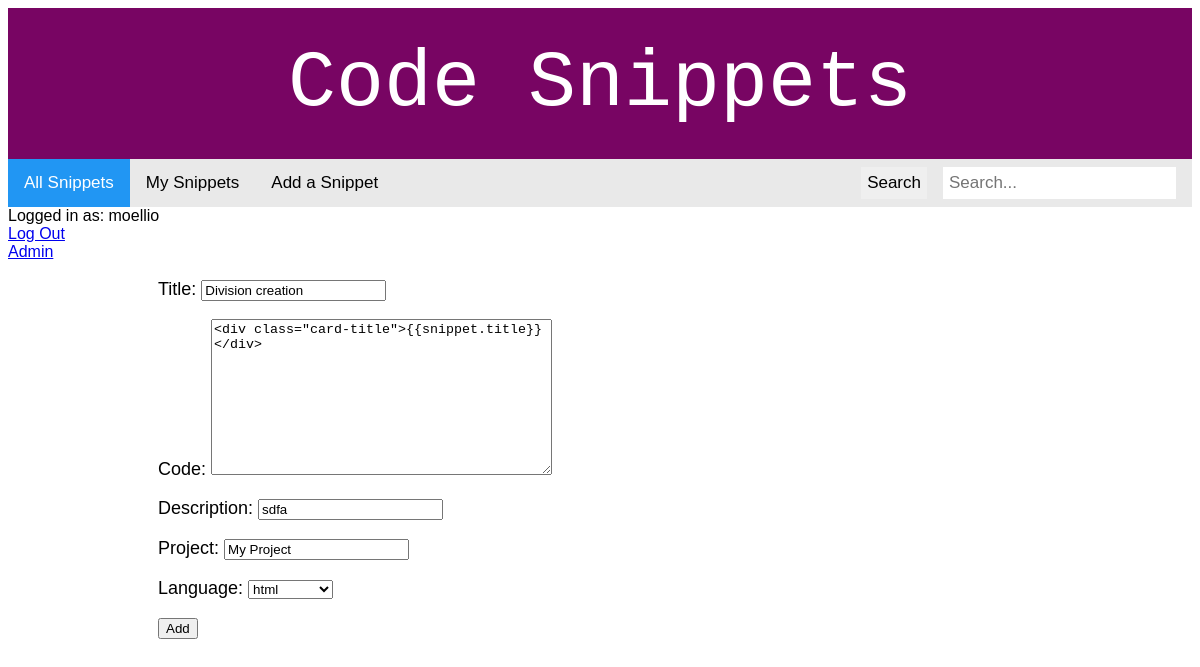
The page /edit_snippet/3 (signed in) on the database its author committed.
### snippets/models.py (models this page shows, shortened)
class User(BaseUser):
    pass

class Snippet(models.Model):
    title = models.CharField(max_length=100)
    code = models.TextField()
    description = models.CharField(max_length=512, default="")
    project = models.CharField(max_length=100, blank=True, null=True)
    language = models.ForeignKey(
        'Language', on_delete=models.CASCADE, related_name="snippets", blank=True, null=True)
    users = models.ManyToManyField('User', related_name='snippets')
    author = models.ForeignKey(
        'User', on_delete=models.CASCADE, related_name="my_snippets")
    parent = models.ForeignKey(
        'Snippet', on_delete=models.SET_NULL, related_name='forks', blank=True, null=True)

### snippets/views.py (the view)
# urls.py: path('edit_snippet/<int:pk>', views.editSnippet, name="edit_snippet"),
@login_required
def editSnippet(request, pk):
    snippet = Snippet.objects.get(pk=pk)
    form = SnippetForm(instance=snippet)
    if request.method == "POST":
        form = SnippetForm(request.POST, instance=snippet)
        if form.is_valid():
            form.save()
            return redirect('/')
    context = {'form': form}
    return render(request, 'snippets/new_snippet.html', context)

### snippets/forms.py
class SnippetForm(ModelForm):
    class Meta:
        model = Snippet
        fields = ['title', 'code', 'description', 'project', 'language']

### snippets/models.py (called while the page is built)
    def __str__(self):
        return f'{self.name}'

### templates/snippets/new_snippet.html (shortened to what this page needs)
{% extends 'base.html' %}
{% block content %}
<div class="new-snippet">
    <form action="" method="POST">
        {{ form.as_p }}
        <button type="Submit">Add</button>
    </form>
</div>
{% endblock content %}

### templates/base.html (shortened to what this page needs)
{% load static %}
<!DOCTYPE html>
<html lang="en">
<head>
    <link rel="stylesheet" href="{% static 'css/prism.css' %}">
    <link rel="stylesheet" href="{% static 'css/styles.css' %}">
</head>
<body>
<div class="header">
    <header>Code Snippets</header>
</div>
<div class="topnav">
    <a class="active" href="/">All Snippets</a>
    {% if user.is_authenticated %}
    <a href="{% url 'user_profile' %}">My Snippets</a>
    <a href="{% url 'new_snippet' %}">Add a Snippet</a>
    <div class="input">
    <form class="d-flexaction" method="POST" action="{% url 'search_snippets' %}">
            <input type="text" placeholder="Search..." aria-lable="Search" name="searched">
            <button class="btn btn-outline-secondary" type="supmit">Search</button>
        </form>
    </div>
    </div>
    <div class="user">
    <div>Logged in as: {{ user }}</a></div>
    <div><a href='/accounts/logout'>Log Out</a></div>
    {% else %}
    <div><a href="{% url 'auth_login' %}">Login</a></div>
    <div><a href="{% url 'registration_register' %}">Create Account</a></div>
    {% endif %}
    <div class="admin"><a href="{% url 'admin:index' %}">Admin</a></div>
</div>
<div class="body-content">
    {% block content %}
    {% endblock %}
</div>
</body>
</html>

### static/css/styles.css (style rules this page uses)
.header { padding-top: 30px; padding-bottom: 30px; text-align: center; background-color: #780563; color: white; font-size: 5rem; font-family: "monaco" ,monospace; }
.body-content { margin-left: 150px; font-size: 18px; }
body { font-family: Arial, Helvetica, sans-serif; }
.topnav { overflow: hidden; background-color: #e9e9e9; }
.topnav a { float: left; display: block; color: black; text-align: center; padding: 14px 16px; text-decoration: none; font-size: 17px; }
.topnav a.active { background-color: #2196F3; color: white; }
.input input[type=text], .input button { float: right; padding: 6px; border: none; margin-top: 8px; margin-right: 16px; font-size: 17px; }
.topnav input[type=text] { float: right; padding: 6px; border: none; margin-top: 8px; margin-right: 16px; font-size: 17px; }

### rows shown on the page
User: username "moellio"
Snippet: title "Division creation", code "<div class=\"card-title\">{{snippet.title}}</div>", description "sdfa", project "My Project", language "html"
